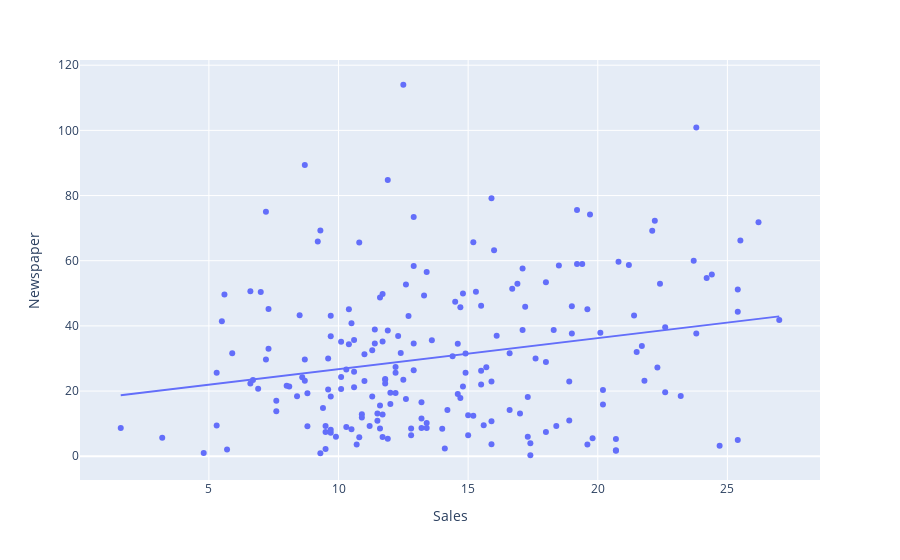

The code cell stored with this chart in its notebook:
### Code cell
# let’s visualize the relationship between "the amount spent on advertising on newspapers" and "units sold":

import plotly.express as px
figure = px.scatter(data_frame = df,
                   x = 'Sales',
                   y = 'Newspaper',
                   #size = 'Newspaper',
                   trendline = 'ols')
figure.show()

### Figure 1 — Plotly figure (JSON) as saved in the notebook; plotly's stock layout.template omitted (floating-point values rounded to 4 significant figures; data arrays with more than 128 entries replaced by an {"elided": "..."} marker saying what was removed)
{"data": [{"hovertemplate": "Sales=%{x}<br>Newspaper=%{y}<extra></extra>", "legendgroup": "", "marker": {"color": "#636efa", "symbol": "circle"}, "mode": "markers", "name": "", "orientation": "v", "showlegend": false, "type": "scatter", "x": {"elided": "200 float values"}, "xaxis": "x", "y": {"elided": "200 float values"}, "yaxis": "y"}, {"hovertemplate": "<b>OLS trendline</b><br>Newspaper = 0.952962 * Sales + 17.1911<br>R<sup>2</sup>=0.052120<br><br>Sales=%{x}<br>Newspaper=%{y} <b>(trend)</b><extra></extra>", "legendgroup": "", "marker": {"color": "#636efa", "symbol": "circle"}, "mode": "lines", "name": "", "showlegend": false, "type": "scatter", "x": {"elided": "200 float values"}, "xaxis": "x", "y": {"elided": "200 float values"}, "yaxis": "y"}], "layout": {"legend": {"tracegroupgap": 0}, "margin": {"t": 60}, "xaxis": {"anchor": "y", "domain": [0, 1], "title": {"text": "Sales"}}, "yaxis": {"anchor": "x", "domain": [0, 1], "title": {"text": "Newspaper"}}}}
